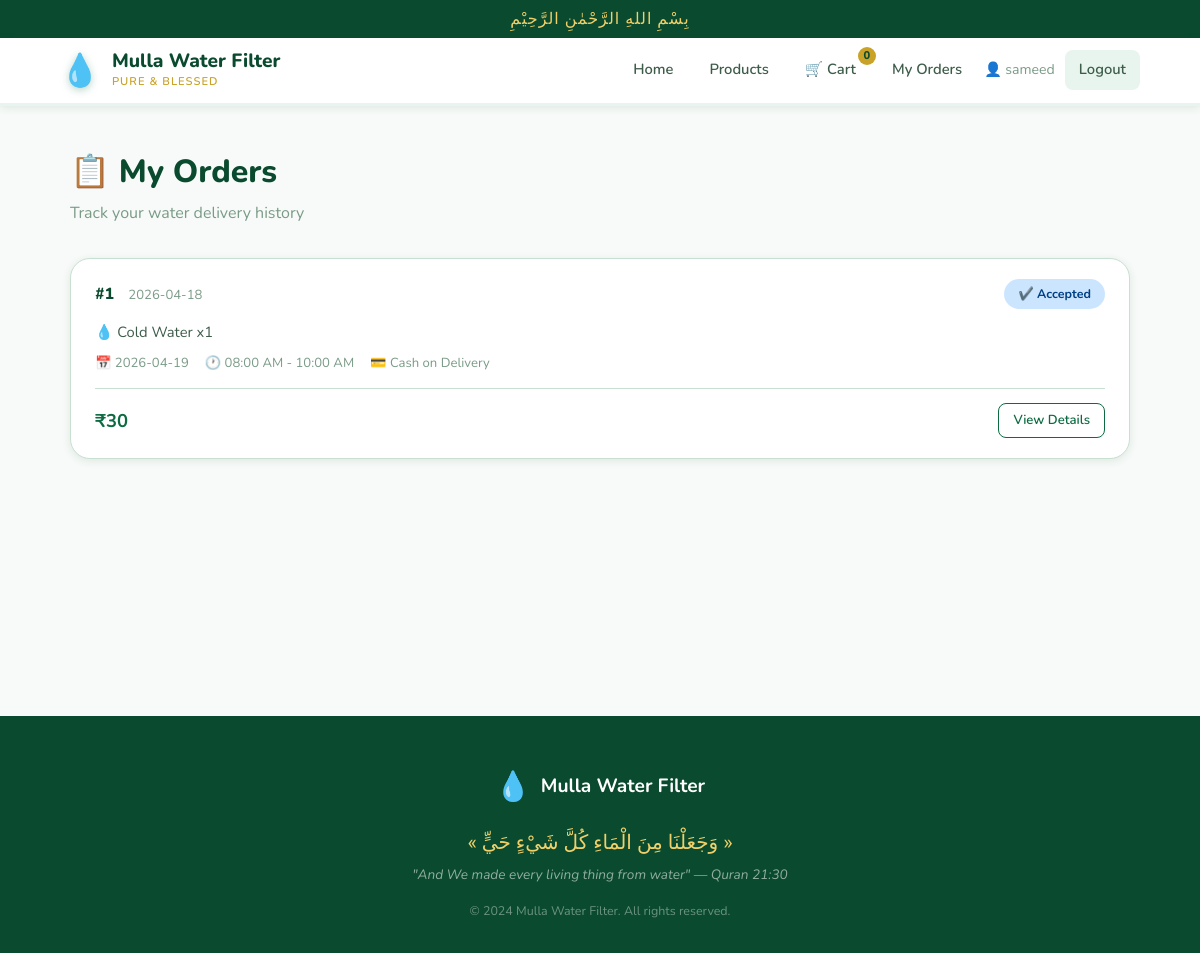
Page /my-orders (signed in) on the committed database.
### tables this page shows
CREATE TABLE orders (
        id INTEGER PRIMARY KEY AUTOINCREMENT,
        user_id INTEGER NOT NULL,
        status TEXT NOT NULL DEFAULT 'Pending',
        delivery_date TEXT NOT NULL,
        delivery_time TEXT NOT NULL,
        total_price REAL NOT NULL,
        address TEXT NOT NULL,
        payment_method TEXT DEFAULT 'Cash on Delivery',
        payment_status TEXT DEFAULT 'Pending',
        notes TEXT,
        created_at TIMESTAMP DEFAULT CURRENT_TIMESTAMP,
        FOREIGN KEY (user_id) REFERENCES users(id)
    );

### app.py (the view)
@app.route('/my-orders')
@login_required
def my_orders():
    db = get_db()
    orders = db.execute("""
        SELECT o.*, GROUP_CONCAT(p.name || ' x' || oi.quantity, ', ') as items_summary
        FROM orders o
        LEFT JOIN order_items oi ON o.id = oi.order_id
        LEFT JOIN products p ON oi.product_id = p.id
        WHERE o.user_id = ?
        GROUP BY o.id
        ORDER BY o.created_at DESC
    """, (session['user_id'],)).fetchall()
    db.close()
    return render_template('my_orders.html', orders=orders)

### app.py (called while the page is built)
def get_db():
    conn = sqlite3.connect(DATABASE)
    conn.row_factory = sqlite3.Row  # Return dict-like rows
    return conn

def login_required(f):
    @wraps(f)
    def decorated(*args, **kwargs):
        if 'user_id' not in session:
            flash('Please login to continue.', 'warning')
            return redirect(url_for('login'))
        return f(*args, **kwargs)
    return decorated

### templates/my_orders.html (shortened to what this page needs)
{% extends "base.html" %}
{% block content %}
<div class="container page-container">
  <div class="page-header">
    <h1>📋 My Orders</h1>
    <p>Track your water delivery history</p>
  </div>
  {% if orders %}
  <div class="orders-list">
    {% for order in orders %}
    <div class="order-card">
      <div class="order-card-header">
        <div>
          <span class="order-id">#{{ order['id'] }}</span>
          <span class="order-date">{{ order['created_at'][:10] }}</span>
        </div>
        <span class="status-badge status-{{ order['status']|lower|replace(' ', '-') }}">
          {% if order['status'] == 'Delivered' %}✅
          {% elif order['status'] == 'Out for Delivery' %}🚚
          {% elif order['status'] == 'Accepted' %}✔️
          {% elif order['status'] == 'Cancelled' %}❌
          {% else %}⏳{% endif %}
          {{ order['status'] }}
        </span>
      </div>
      <div class="order-card-body">
        <div class="order-items-summary">
          💧 {{ order['items_summary'] or 'Items not available' }}
        </div>
        <div class="order-meta">
          <span>📅 {{ order['delivery_date'] }}</span>
          <span>🕐 {{ order['delivery_time'] }}</span>
          <span>💳 {{ order['payment_method'] }}</span>
        </div>
      </div>
      <div class="order-card-footer">
        <strong class="order-total">₹{{ order['total_price']|int }}</strong>
        <a href="{{ url_for('order_detail', order_id=order['id']) }}" class="btn-outline-sm">View Details</a>
      </div>
    </div>
    {% endfor %}
  </div>
  {% endif %}
</div>
{% endblock %}

### static/css/style.css (style rules this page uses)
:root { --green-dark: #0a4a2e; --green-main: #0d6b42; --green-mid: #1a8c57; --green-light: #27ae60; --green-pale: #e8f5ee; --green-pale2: #d4edda; --gold: #c9a227; --gold-light: #f0d06a; --white: #ffffff; --off-white: #f7faf8; --text-dark: #1a2e25; --text-mid: #3d5c4a; --text-muted: #7a9b87; --border: #c8e0d2; --shadow-sm: 0 2px 8px rgba(10,74,46,0.10); --shadow-md: 0 6px 24px rgba(10,74,46,0.15); --shadow-lg: 0 16px 48px rgba(10,74,46,0.18); --radius: 12px; --radius-lg: 20px; --transition: all 0.25s ease; }
*, *::before, *::after { box-sizing: border-box; margin: 0; padding: 0; }
html { scroll-behavior: smooth; }
body { font-family: 'Nunito', sans-serif; background: var(--off-white); color: var(--text-dark); line-height: 1.6; }
a { text-decoration: none; color: inherit; }
.container { max-width: 1180px; margin: 0 auto; padding: 0 5%; }
.page-container { padding-top: 40px; padding-bottom: 60px; }
.page-header { margin-bottom: 32px; }
.page-header h1 { font-size: 2rem; font-weight: 800; color: var(--green-dark); }
.page-header p { color: var(--text-muted); margin-top: 4px; }
.btn-outline-sm { background: transparent; color: var(--green-main); padding: 6px 14px; border-radius: 8px; font-weight: 600; font-size: 0.82rem; border: 1.5px solid var(--green-main); cursor: pointer; transition: var(--transition); display: inline-block; }
.orders-list { display: flex; flex-direction: column; gap: 16px; }
.order-card { background: var(--white); border-radius: var(--radius-lg); padding: 20px 24px; box-shadow: var(--shadow-sm); border: 1px solid var(--border); transition: var(--transition); }
.order-card-header { display: flex; justify-content: space-between; align-items: center; margin-bottom: 12px; }
.order-id { font-size: 1rem; font-weight: 800; color: var(--green-dark); margin-right: 10px; }
.order-date { font-size: 0.82rem; color: var(--text-muted); }
.order-items-summary { font-size: 0.92rem; color: var(--text-mid); margin-bottom: 8px; }
.order-meta { display: flex; gap: 16px; flex-wrap: wrap; font-size: 0.82rem; color: var(--text-muted); }
.order-card-footer { display: flex; justify-content: space-between; align-items: center; margin-top: 14px; padding-top: 14px; border-top: 1px solid var(--border); }
.order-total { font-size: 1.15rem; color: var(--green-main); }
.status-badge { padding: 5px 14px; border-radius: 100px; font-size: 0.78rem; font-weight: 700; }
.status-accepted { background: #cce5ff; color: #004085; }

### rows in the picture
orders: id "1", created_at "2026-04-18", status "Accepted", order "Cold Water x1", delivery_date "2026-04-19", delivery_time "08:00 AM - 10:00 AM", payment_method "Cash on Delivery", total_price "30"

### other values in the picture
{{ session['name'] }} "sameed"
